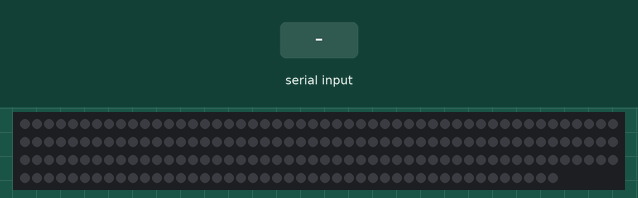
Recording of a sketch running on a simulated Arduino Uno, built with avr-gcc and run on an emulated ATmega328P. Parts: 195 RGB LEDs in strip order, left to right, continuing on the next row. Inputs (shaded band) come from the test bench.

Above: at 1.2 s.
1.3 s: "1\n" received over Serial
At 2.5 s:
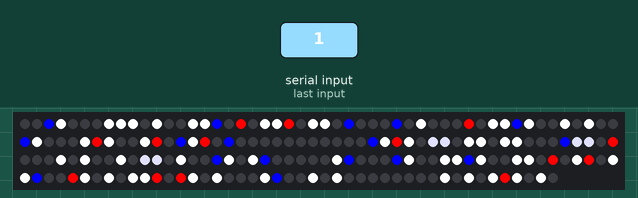
2.8 s: "2\n" received over Serial
At 3.6 s:
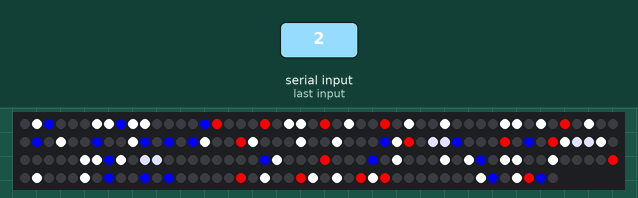
Timing chart, 0 to 5.8 s (numbered marks = the images above; inputs shaded):
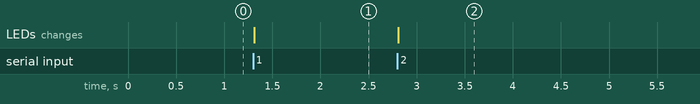

Measured:
- after the input at 1.3 s, the LEDs: change at once (image 1)
- after the input at 2.8 s, the LEDs: change at once (image 2)

The sketch:

ledtracks.ino
```cpp
#include <Adafruit_NeoPixel.h>

#define LED_PIN 6
#define LED_COUNT 195
#define NUM_PATTERNS 6

Adafruit_NeoPixel strip(LED_COUNT, LED_PIN, NEO_GRB + NEO_KHZ800);

void setup() {
  Serial.begin(9600);
  strip.begin();
  strip.show();
}

void loop() {
  if (Serial.available() > 0) {
    int pattern = Serial.parseInt();

    if (pattern >= 1 && pattern <= NUM_PATTERNS) {
      applyPattern(pattern);
    }
  }
}

void setLEDs(int ledNumbers[], int size, uint32_t color) {
  for (int i = 0; i < size; i++) {
    int ledIndex = ledNumbers[i] - 1;
    if (ledIndex >= 0 && ledIndex < LED_COUNT) {
      strip.setPixelColor(ledIndex, color);
    }
  }
}

void applyPattern(int patternNumber) {
  strip.clear();

  switch (patternNumber) {
    case 1: {
      // 6 players
      int red1[] = {19, 23, 38, 57, 62, 66, 82, 100, 145, 148, 155, 162, 164, 191};
      int white1[] = {4, 8, 9, 10, 12, 15, 16, 21, 22, 25, 26, 34, 40, 41, 43, 46, 48, 52, 56, 58, 61, 65, 81, 83, 88, 89, 91, 92, 104, 106, 109, 114, 118, 120, 127, 190, 133, 136, 137, 139, 142, 143, 147, 150, 151, 156, 158, 160, 161, 165, 167, 171, 175, 177, 186, 188, 192, 194};
      int blue1[] = {3, 17, 32, 28, 42, 51, 64, 68, 80, 96, 117, 121, 128, 132, 138, 152, 172};
      int special1[] = {85, 86, 97, 98, 111, 112};

      setLEDs(red1, sizeof(red1)/sizeof(red1[0]), strip.Color(255, 0, 0));
      setLEDs(white1, sizeof(white1)/sizeof(white1[0]), strip.Color(255, 255, 255));
      setLEDs(blue1, sizeof(blue1)/sizeof(blue1[0]), strip.Color(0, 0, 255));
      setLEDs(special1, sizeof(special1)/sizeof(special1[0]), strip.Color(225, 225, 255));
      break;
    }

    case 2: {
      // 5 players
      int red2[] = {17, 21, 26, 31, 46, 69, 83, 91, 95, 126, 150, 169, 174, 179, 181, 193};
      int white2[] = {2, 7, 8, 10, 11, 23, 24, 28, 33, 36, 41, 42, 44, 48, 54, 60, 66, 70, 74, 77, 82, 96, 99, 106, 107, 109, 122, 132, 136, 138, 141, 142, 145, 152, 156, 171, 175, 177, 180, 189, 192};
      int blue2[] = {3, 9, 16, 52, 57, 61, 63, 65, 81, 87, 93, 108, 121, 130, 139, 158, 161, 163, 190, 194};
      int special2[] = {85, 86, 97, 98, 111, 112};

      setLEDs(red2, sizeof(red2)/sizeof(red2[0]), strip.Color(255, 0, 0));
      setLEDs(white2, sizeof(white2)/sizeof(white2[0]), strip.Color(255, 255, 255));
      setLEDs(blue2, sizeof(blue2)/sizeof(blue2[0]), strip.Color(0, 0, 255));
      setLEDs(special2, sizeof(special2)/sizeof(special2[0]), strip.Color(225, 225, 255));
      break;
    }

    case 3: {
      // 4 players
      int red3[] = {15, 20, 22, 25, 67, 71, 74, 103, 116, 123, 128, 137, 145, 174, 180, 188};
      int white3[] = {4, 9, 11, 16, 19, 24, 28, 31, 39, 46, 48, 54, 57, 60, 65, 68, 69, 70, 78, 83, 95, 101, 102, 110, 113, 114, 117, 118, 125, 126, 127, 132, 139, 158, 163, 165, 169, 177, 179, 193, 194};
      int blue3[] = {5, 10, 33, 40, 52, 82, 99, 129, 143, 148, 150, 155, 171, 181, 187, 192};
      int special3[] = {85, 86, 97, 98, 111, 112};

      setLEDs(red3, sizeof(red3)/sizeof(red3[0]), strip.Color(255, 0, 0));
      setLEDs(white3, sizeof(white3)/sizeof(white3[0]), strip.Color(255, 255, 255));
      setLEDs(blue3, sizeof(blue3)/sizeof(blue3[0]), strip.Color(0, 0, 255));
      setLEDs(special3, sizeof(special3)/sizeof(special3[0]), strip.Color(225, 225, 255));
      break;
    }

    case 4: {
      // 3 players
      int red4[] = {4, 34, 91, 100, 104, 121, 136, 148, 188, 194};
      int white4[] = {5, 15, 16, 18, 19, 20, 22, 24, 25, 28, 31, 37, 41, 45, 54, 57, 60, 65, 66, 69, 71, 74, 77, 80, 83, 89, 93, 95, 106, 109, 114, 117, 118, 120, 127, 130, 132, 134, 137, 138, 139, 142, 145, 152, 161, 165, 167, 171, 175, 176, 177, 180, 186, 187, 192, 193};
      int blue4[] = {36, 39, 48, 52, 70, 133, 143, 160, 172, 191};
      int special4[] = {85, 86, 97, 98, 111, 112};

      setLEDs(red4, sizeof(red4)/sizeof(red4[0]), strip.Color(255, 0, 0));
      setLEDs(white4, sizeof(white4)/sizeof(white4[0]), strip.Color(255, 255, 255));
      setLEDs(blue4, sizeof(blue4)/sizeof(blue4[0]), strip.Color(0, 0, 255));
      setLEDs(special4, sizeof(special4)/sizeof(special4[0]), strip.Color(225, 225, 255));
      break;
    }

    case 5: {
      // 2 players
      int red5[] = {3, 16, 31, 34, 51, 61, 65, 83, 104, 114, 119, 136, 155, 165, 168};
      int white5[] = {5, 9, 10, 22, 25, 28, 38, 41, 45, 58, 70, 74, 78, 80, 88, 91, 93, 109, 122, 126, 130, 132, 139, 143, 145, 159, 162, 173, 174, 178, 180};
      int blue5[] = {4, 11, 19, 48, 54, 66, 96, 100, 106, 116, 149, 151, 172, 179};
      int special5[] = {85, 86, 97, 98, 111, 112};

      setLEDs(red5, sizeof(red5)/sizeof(red5[0]), strip.Color(255, 0, 0));
      setLEDs(white5, sizeof(white5)/sizeof(white5[0]), strip.Color(255, 255, 255));
      setLEDs(blue5, sizeof(blue5)/sizeof(blue5[0]), strip.Color(0, 0, 255));
      setLEDs(special5, sizeof(special5)/sizeof(special5[0]), strip.Color(225, 225, 255));
      break;
    }
  }

  strip.show();
}
```
